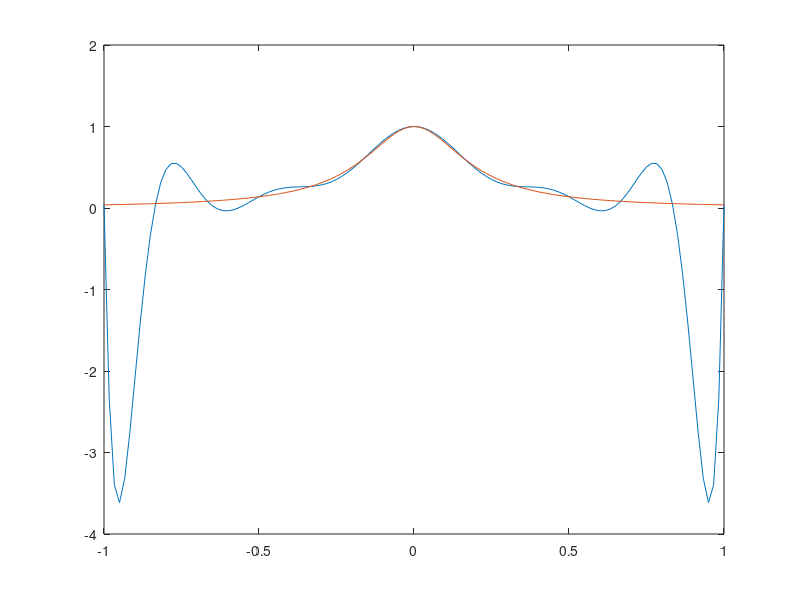

Reproduce this figure in MATLAB.
fR = @(x) 1./(1.+25.*x.^2);
f1 = @(x) (1.+cos(3./2.*pi.*x)).^(2/3);
N = 12;
x = [-1:2/N:1];
y = fR(x);
[P] = polyfit(x,y,N+1);

xPlot = [-1:2/(10*N):1];

yPlot = fR(xPlot);
polyPlot = polyval(P,xPlot);

plot(xPlot,polyPlot,xPlot,yPlot)



